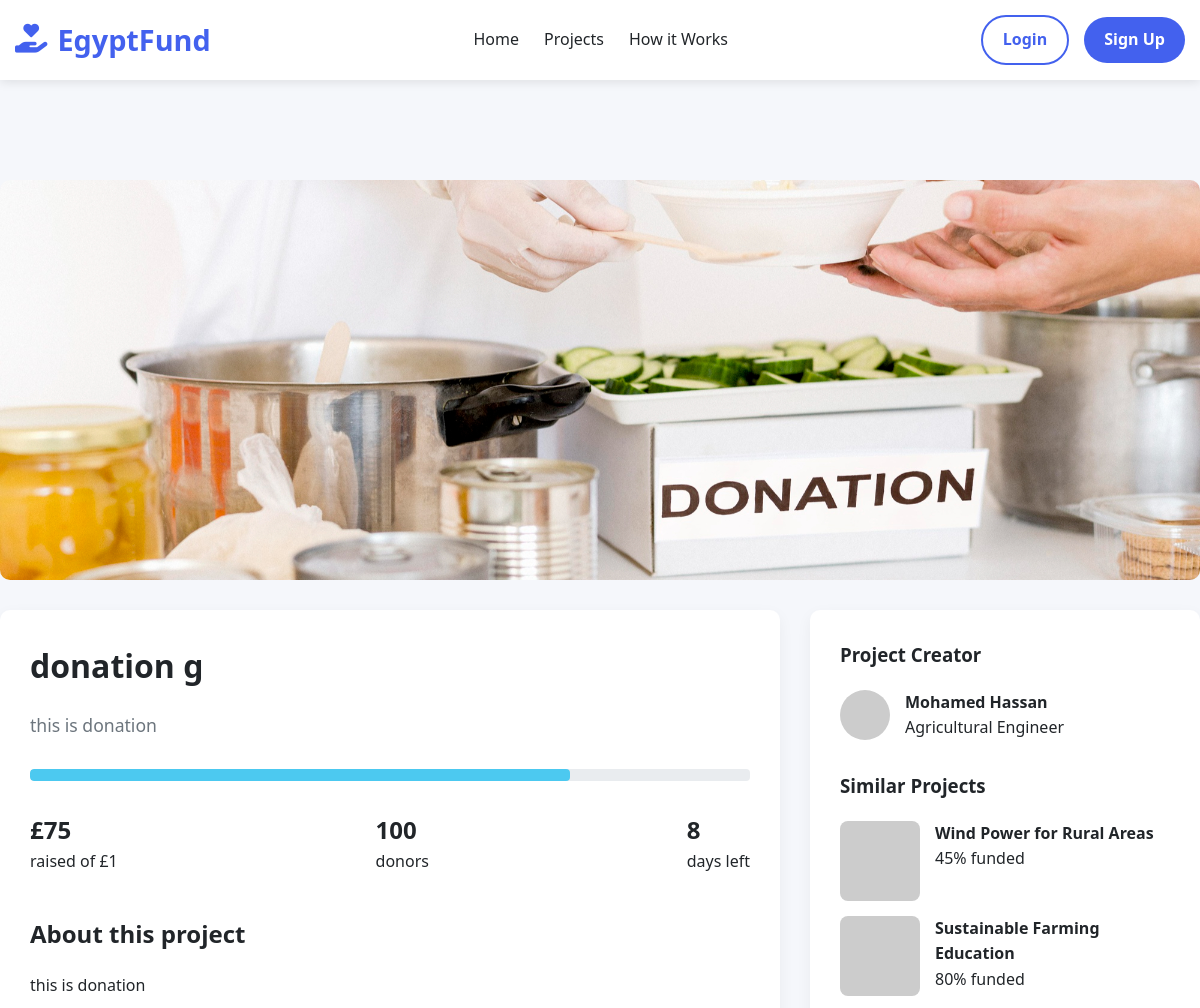
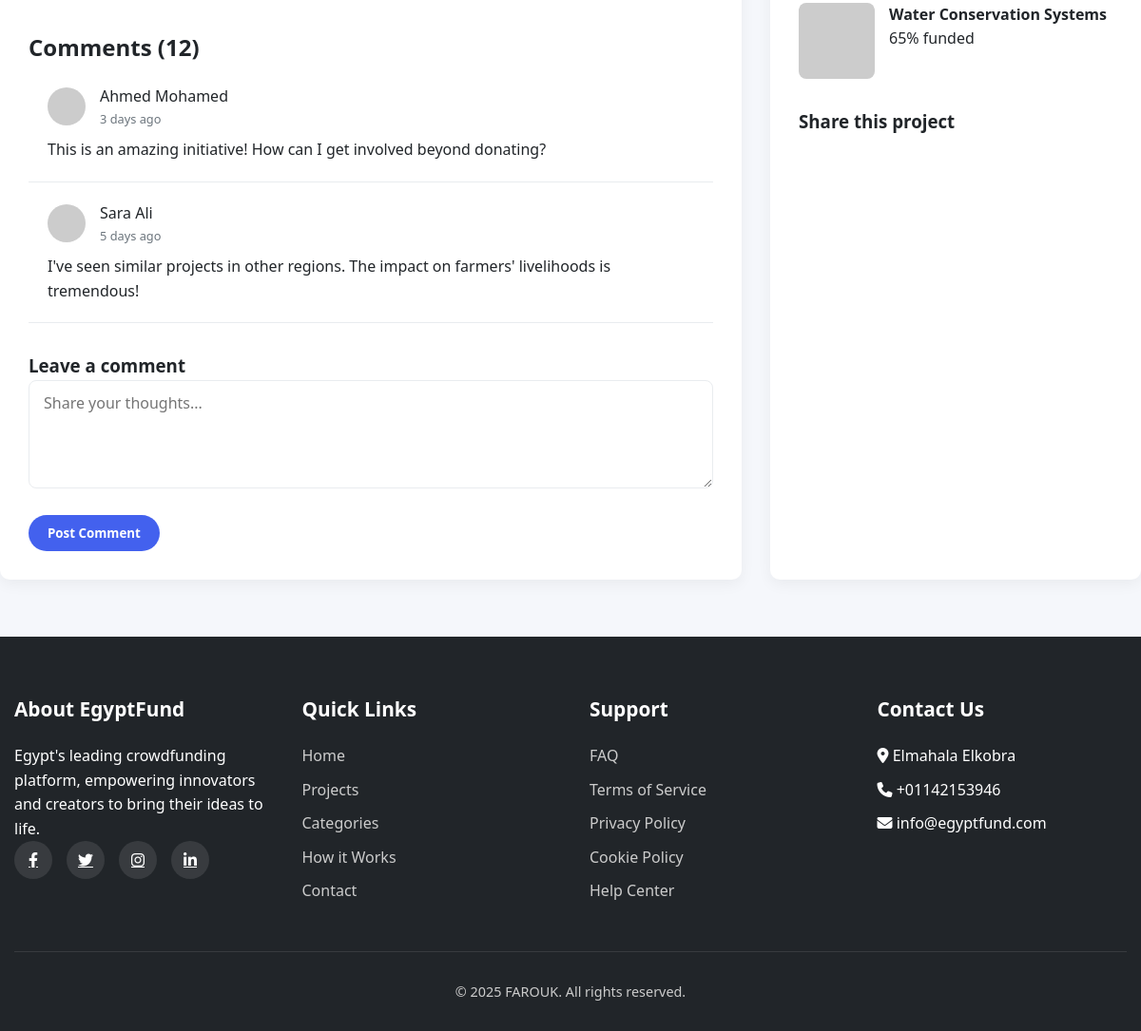
Page /projects/donation-g/ on the committed database (2 pictures, top to bottom).
### pages/models.py (models this page shows, shortened)
class Projects(models.Model):
    owner = models.ForeignKey(User, on_delete=models.CASCADE, related_name='projects')
    title = models.CharField(max_length=100)
    description = models.TextField()
    image = models.ImageField(upload_to='projects/%Y/%m/%d/')
    funded_amount = models.DecimalField(max_digits=10, decimal_places=2)
    donatuion_amount = models.DecimalField(max_digits=10, decimal_places=2)
    donors = models.IntegerField(blank=True, null=True)
    days_left = models.IntegerField(blank=True, null=True)
    about_project = models.TextField(blank=True, null=True)
    amount_goal = models.DecimalField(max_digits=10, decimal_places=2 ,blank=True, null=True)
    start_date = models.DateField(blank=True, null=True)
    end_date = models.DateField(blank=True, null=True)
    category = models.ForeignKey('Categories', on_delete=models.CASCADE, related_name='projects')
    slug = models.SlugField(null=True, blank=True)
    class Meta:
        verbose_name = 'Project'
        verbose_name_plural = 'Projects'

### pages/views.py (the view)
# urls.py: path('projects/<str:slug>/', views.project_detail, name='project_detail'),
def project_detail(request, slug):
    context = {
        'project': Projects.objects.get(slug=slug),
    }
    return render(request, 'pages/project_detail.html', context)

### templates/pages/project_detail.html (shortened to what this page needs)
{% extends "base.html" %}
{% block content %}
    <div id="project-detail" class="page">
        <div class="container project-detail">
            <div class="project-slider">
                <img src="{{ project.image.url }}" alt="Project Image">
            </div>
            <div class="project-info">
                <div class="project-main">
                    <h1>{{ project.title }}</h1>
                    <p class="project-description" style="margin: 20px 0; font-size: 1.1rem;">
                        {{ project.description }}
                    </p>
                    <div class="project-progress" style="height: 12px; margin: 30px 0;">
                        <div class="progress-bar" style="width: {{ project.funded_amount|floatformat:0 }}%;"></div>
                    </div>
                    <div style="display: flex; justify-content: space-between; margin-bottom: 30px;">
                        <div>
                            <div style="font-size: 1.5rem; font-weight: bold;">£{{ project.funded_amount|floatformat:0 }}</div>
                            <div>raised of £{{ project.amount_goal|floatformat:0 }}</div>
                        </div>
                        <div>
                            <div style="font-size: 1.5rem; font-weight: bold;">{{ project.donors }}</div>
                            <div>donors</div>
                        </div>
                        <div>
                            <div style="font-size: 1.5rem; font-weight: bold;">{{ project.days_left }}</div>
                            <div>days left</div>
                        </div>
                    </div>
                    <div style="margin-top: 40px;">
                        <h2>About this project</h2>
                        <p style="margin: 20px 0;">
                            {{ project.about_project }}
                        </p>
                    </div>
                    <div class="comments-section">
                        <h2>Comments (12)</h2>
                        <div class="comment">
                            <div class="comment-header">
                                <img src="https://placehold.co/40x40/3a0ca3/ffffff?text=A" alt="User">
                                <div>
                                    <div>Ahmed Mohamed</div>
                                    <div style="font-size: 0.8rem; color: var(--gray);">3 days ago</div>
                                </div>
                            </div>
                            <p>This is an amazing initiative! How can I get involved beyond donating?</p>
                        </div>
                        <div class="comment">
                            <div class="comment-header">
                                <img src="https://placehold.co/40x40/f72585/ffffff?text=S" alt="User">
                                <div>
                                    <div>Sara Ali</div>
                                    <div style="font-size: 0.8rem; color: var(--gray);">5 days ago</div>
                                </div>
                            </div>
                            <p>I've seen similar projects in other regions. The impact on farmers' livelihoods is tremendous!</p>
                        </div>
                        <div style="margin-top: 30px;">
                            <h3>Leave a comment</h3>
                            <div class="form-group">
                                <textarea class="form-control" rows="4" placeholder="Share your thoughts..."></textarea>
                            </div>
                            <button class="btn btn-primary">Post Comment</button>
                        </div>
                    </div>
                </div>
                <div class="project-sidebar">
                    <h3>Project Creator</h3>
                    <div style="display: flex; align-items: center; margin: 20px 0;">
                        <img src="https://placehold.co/50x50/4361ee/ffffff?text=M" alt="Creator" style="width: 50px; height: 50px; border-radius: 50%; margin-right: 15px;">
                        <div>
                            <div style="font-weight: bold;">Mohamed Hassan</div>
                            <div>Agricultural Engineer</div>
                        </div>
                    </div>
                    <h3 style="margin-top: 30px;">Similar Projects</h3>
                    <div style="margin-top: 20px;">
                        <div style="display: flex; margin-bottom: 15px;">
                            <img src="https://placehold.co/80x80/3a0ca3/ffffff?text=P" alt="Project" style="width: 80px; height: 80px; border-radius: 8px; margin-right: 15px;">
                            <div>
                                <div style="font-weight: bold;">Wind Power for Rural Areas</div>
                                <div>45% funded</div>
                            </div>
                        </div>
                        <div style="display: flex; margin-bottom: 15px;">
                            <img src="https://placehold.co/80x80/f72585/ffffff?text=P" alt="Project" style="width: 80px; height: 80px; border-radius: 8px; margin-right: 15px;">
                            <div>
                                <div style="font-weight: bold;">Sustainable Farming Education</div>
                                <div>80% funded</div>
                            </div>
                        </div>
                        <div style="display: flex;">
                            <img src="https://placehold.co/80x80/4cc9f0/ffffff?text=P" alt="Project" style="width: 80px; height: 80px; border-radius: 8px; margin-right: 15px;">
                            <div>
                                <div style="font-weight: bold;">Water Conservation Systems</div>
                                <div>65% funded</div>
                            </div>
                        </div>
                    </div>
                    <h3 style="margin-top: 30px;">Share this project</h3>
                    <div class="social-links" style="margin-top: 15px;">
                        <a href="#"><i class="fab fa-facebook-f"></i></a>
                        <a href="#"><i class="fab fa-twitter"></i></a>
                        <a href="#"><i class="fab fa-linkedin-in"></i></a>
                        <a href="#"><i class="fab fa-whatsapp"></i></a>
                    </div>
                </div>
            </div>
        </div>
    </div>
</body>
</html>
{% endblock content %}

### project/static/css/style.css (style rules this page uses)
* { margin: 0; padding: 0; box-sizing: border-box; font-family: 'Segoe UI', Tahoma, Geneva, Verdana, sans-serif }
:root { --primary: #4361ee; --secondary: #3a0ca3; --accent: #f72585; --light: #f8f9fa; --dark: #212529; --success: #4cc9f0; --warning: #ffd166; --danger: #ef476f; --gray: #6c757d; --light-gray: #e9ecef; }
body { background-color: #f5f7fb; color: var(--dark); line-height: 1.6; transition: all 0.3s ease; }
.container { width: 100%; max-width: 1200px; margin: 0 auto; padding: 0 15px; }
.btn { display: inline-block; padding: 10px 20px; border-radius: 30px; text-decoration: none; font-weight: 600; cursor: pointer; transition: all 0.3s ease; border: none; }
.btn-primary { background-color: var(--primary); color: white; }
.page { display: block; transform: translateY(20px); transition: opacity 0.5s ease, transform 0.5s ease; min-height: calc(100vh - 180px); padding: 40px 0; }
.project-description { color: var(--gray); margin-bottom: 15px; }
.project-progress { height: 8px; background-color: var(--light-gray); border-radius: 4px; margin-bottom: 15px; overflow: hidden; }
.progress-bar { height: 100%; background-color: var(--success); border-radius: 4px; }
.form-group { margin-bottom: 20px; }
.form-control { width: 100%; padding: 12px 15px; border: 1px solid var(--light-gray); border-radius: 8px; font-size: 1rem; transition: border-color 0.3s ease; }
.project-detail { padding: 40px 0; }
.project-slider { height: 400px; border-radius: 10px; overflow: hidden; margin-bottom: 30px; }
.project-slider img { width: 100%; height: 100%; object-fit: cover; }
.project-info { display: grid; grid-template-columns: 2fr 1fr; gap: 30px; }
.project-main { background: white; padding: 30px; border-radius: 10px; box-shadow: 0 5px 15px rgba(0, 0, 0, 0.05); }
.project-sidebar { background: white; padding: 30px; border-radius: 10px; box-shadow: 0 5px 15px rgba(0, 0, 0, 0.05); }
.comments-section { margin-top: 40px; }
.comment { padding: 20px; border-bottom: 1px solid var(--light-gray); }
.comment-header { display: flex; align-items: center; margin-bottom: 10px; }
.comment-header img { width: 40px; height: 40px; border-radius: 50%; object-fit: cover; margin-right: 15px; }
.social-links { display: flex; gap: 15px; }
.social-links a { display: inline-flex; align-items: center; justify-content: center; width: 40px; height: 40px; background-color: rgba(255, 255, 255, 0.1); border-radius: 50%; color: white; transition: background-color 0.3s ease; }

### rows in the picture
Projects: image (picture), title "donation g", description "this is donation", funded_amount "75", amount_goal "1", donors "100", days_left "8", about_project "this is donation"
